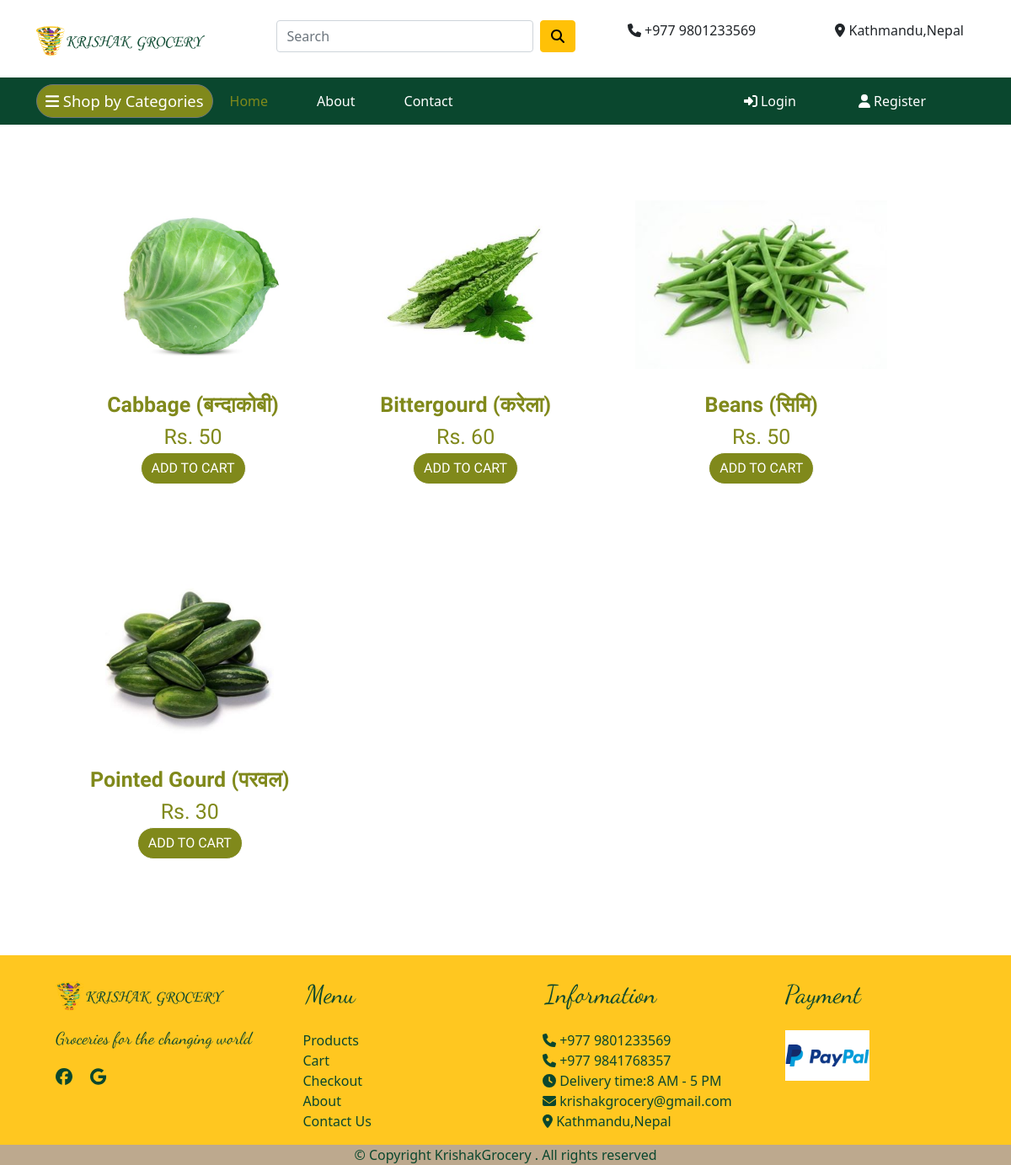
/vegetables/, run on an earlier commit of the app's database.
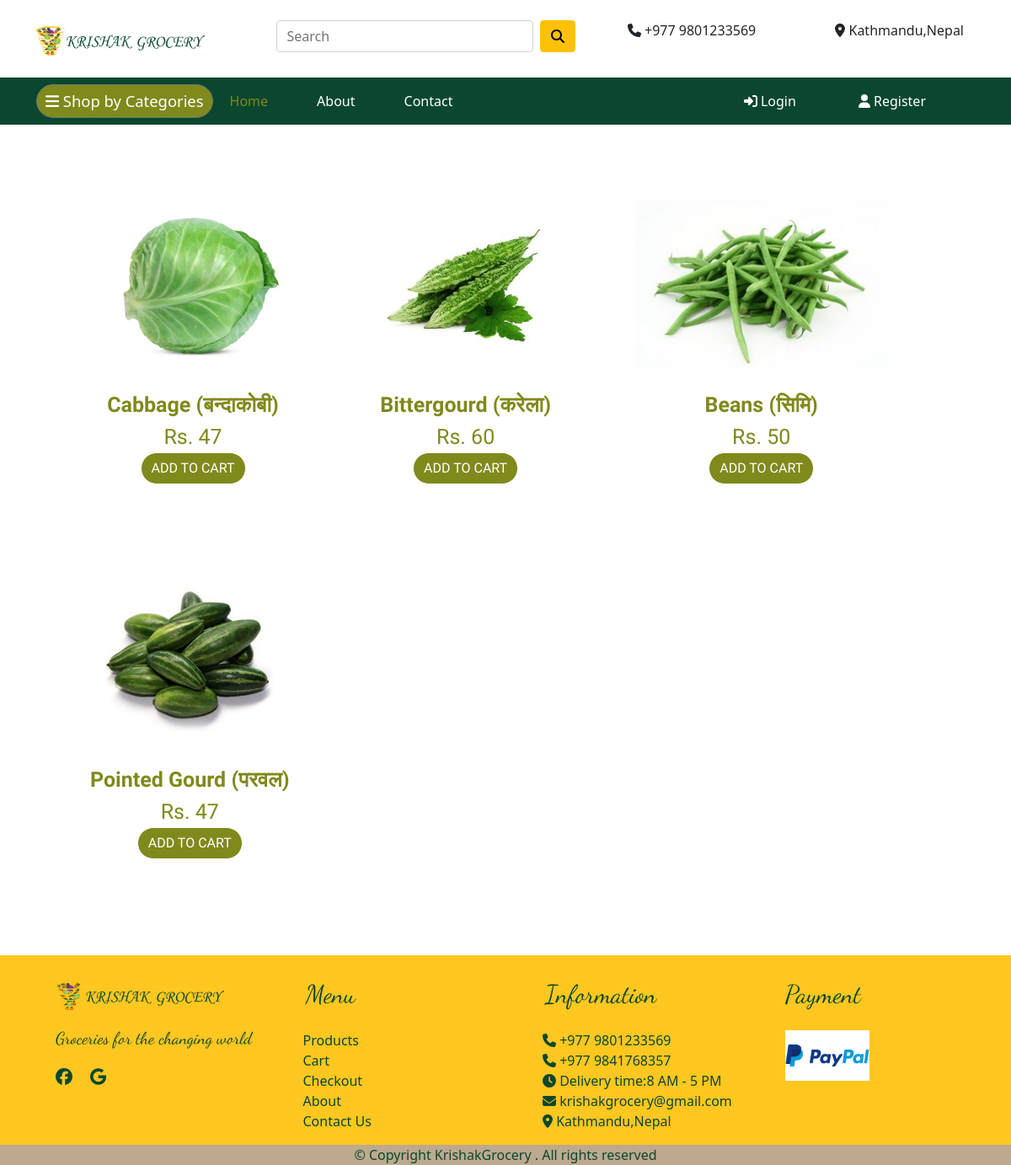
And on a later commit of the database.
### app/models.py (models this page shows, shortened)
class Product(models.Model):
    title = models.CharField(max_length=100)
    selling_price = models.IntegerField()
    category = models.CharField(choices=CATEGORY_CHOICES, max_length=2)
    product_image = models.ImageField(upload_to='productimg')

### app/views.py (the view)
# urls.py: path('vegetables/', views.vegetables, name='vegetables'),
def vegetables(request):
    vegetables= Product.objects.filter(category='V')
    return render(request, 'app/vegetables.html',{'vegetables':vegetables})

### app/templates/app/vegetables.html (shortened to what this page needs)
{% extends 'app/base.html' %}
{% load static %}
{% block main-content %}
<div class="container pt-5 pb-5">
<div class="mx-3">
         {% for v in vegetables %}
             <a href="{% url 'product-detail' v.id %}" class="btn hoverzoom">
               <div class="item" id="vegs">
                 <img src="{{v.product_image.url}}" alt="" height="200px">
                 <br>
                 <br>
                 <span class="fw-bold textwrap">{{v.title}}</span>
                 <br>
                 <span class="fs-5">Rs. {{v.selling_price}}</span>
                  <div class="box-element product pb-4">
                    <button class="btn btn-light add-btn">ADD TO CART</button>
                  </div>
                </div>
              </a>
         {% endfor %}
</div>
</div>
{% endblock main-content %}

What changed in the data, as far as the page shows it:
changed Product "Cabbage (बन्दाकोबी)": selling_price "50" → "47"
changed Product "Pointed Gourd (परवल)": selling_price "30" → "47"
